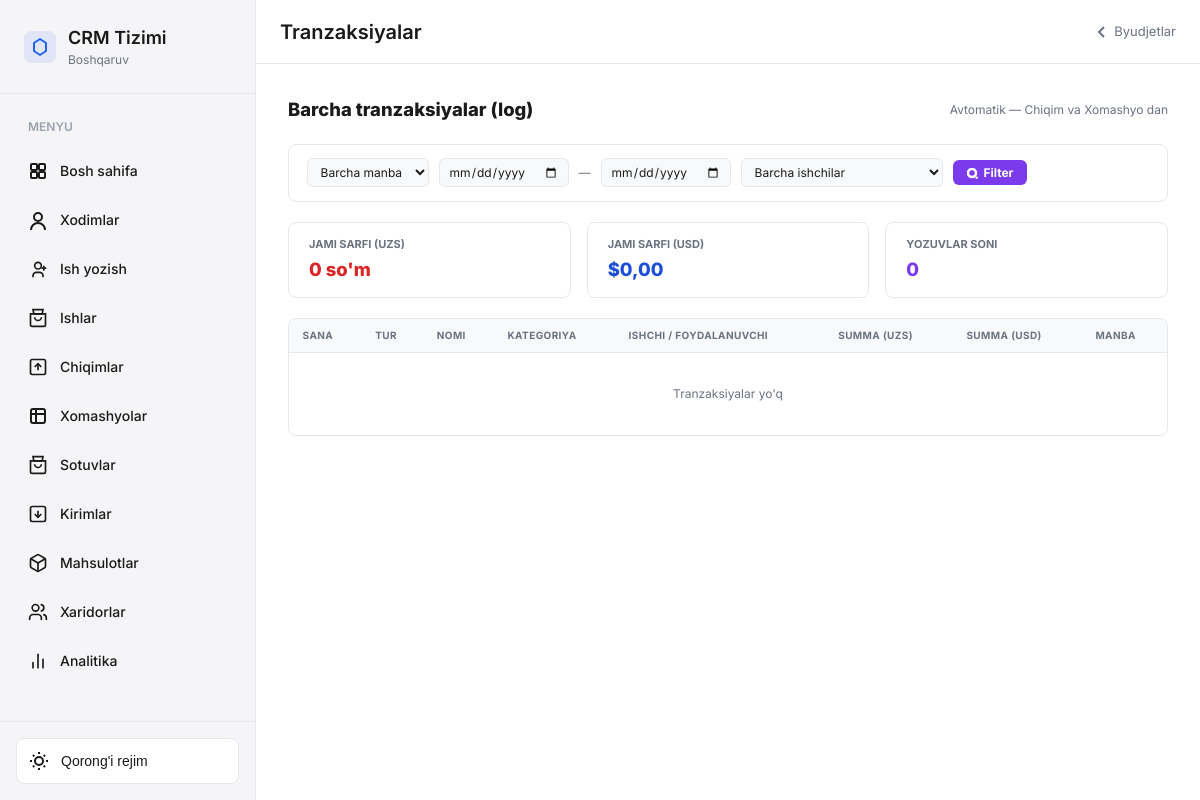
Before: /budget/tranzaksiyalar/ (signed in) with the older database file.
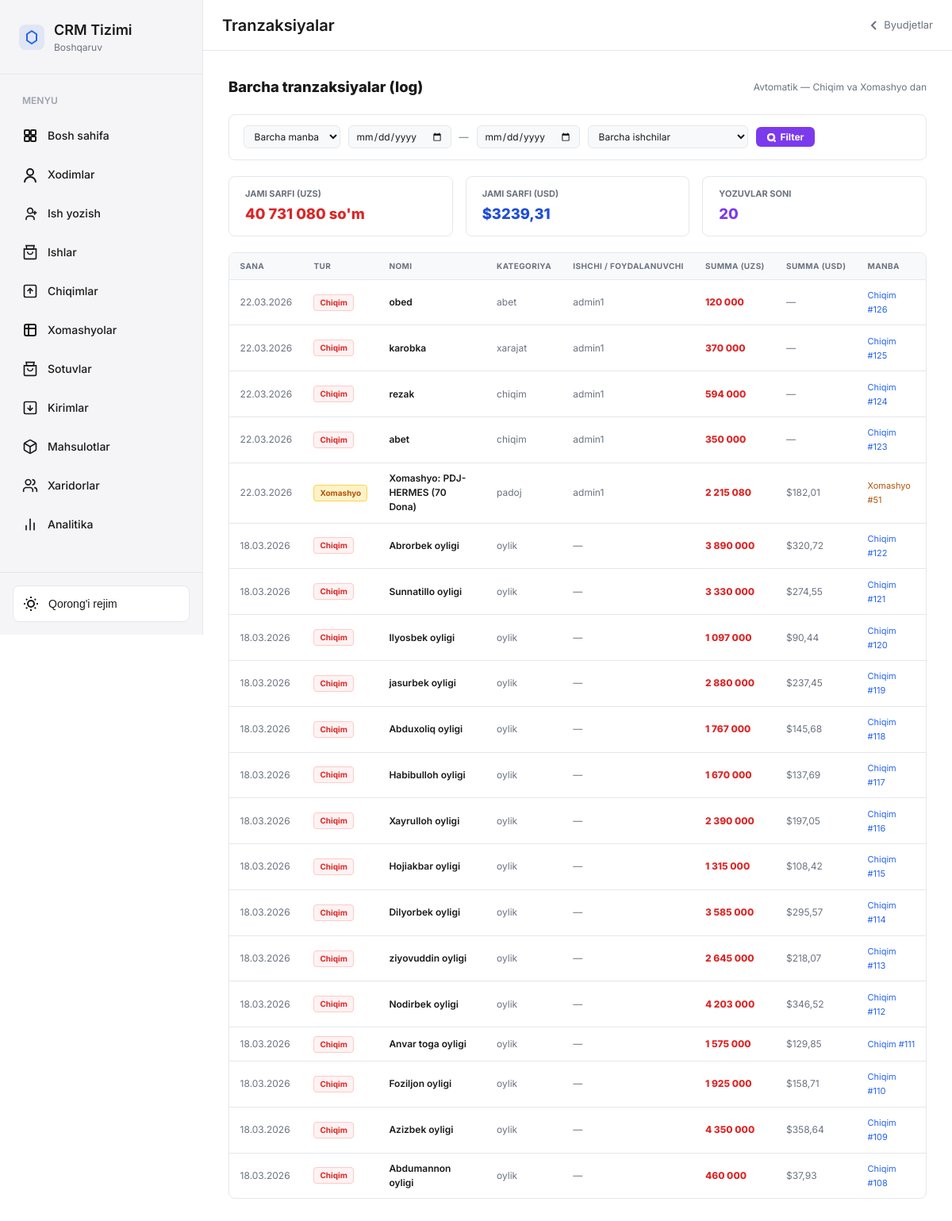
After: the same page with the newer database file.
### budget/models.py (models this page shows, shortened)
class Tranzaksiya(models.Model):
    MANBA = [
        ('chiqim',   'Chiqim'),
        ('xomashyo', 'Xomashyo xaridi'),
    ]
    manba = models.CharField(max_length=20, choices=MANBA, verbose_name="Manba")
    chiqim = models.OneToOneField(
        'crm.Chiqim', on_delete=models.CASCADE,
        null=True, blank=True, related_name='tranzaksiya',
        verbose_name="Chiqim"
    )
    xomashyo_harakat = models.OneToOneField(
        'xomashyo.XomashyoHarakat', on_delete=models.CASCADE,
        null=True, blank=True, related_name='tranzaksiya',
        verbose_name="Xomashyo harakati"
    )
    ishchi = models.ForeignKey(
        'crm.Ishchi', on_delete=models.SET_NULL,
        null=True, blank=True, related_name='tranzaksiyalar',
        verbose_name="Ishchi"
    )
    foydalanuvchi = models.ForeignKey(
        settings.AUTH_USER_MODEL, on_delete=models.SET_NULL,
        null=True, blank=True, verbose_name="Foydalanuvchi"
    )
    summa_uzs = models.DecimalField(max_digits=20, decimal_places=2, default=0)
    summa_usd = models.DecimalField(max_digits=20, decimal_places=4, default=0, null=True, blank=True)
    nomi      = models.CharField(max_length=500, verbose_name="Nomi/Tavsif")
    kategoriya = models.CharField(max_length=200, blank=True, verbose_name="Kategoriya")
    sana       = models.DateField(verbose_name="Sana",default=timezone.now())
    created_at = models.DateTimeField(auto_now_add=True)
    class Meta:
        verbose_name        = "Tranzaksiya"
        verbose_name_plural = "Tranzaksiyalar"
        ordering            = ['-sana', '-created_at']
        indexes = [
            models.Index(fields=['sana']),
            models.Index(fields=['manba']),
            models.Index(fields=['kategoriya']),
        ]

### budget/views.py (the view)
# urls.py: path('tranzaksiyalar/',         views.TranzaksiyaListView.as_view(),  name='tranzaksiyalar'),
class TranzaksiyaListView(LoginRequiredMixin, ListView):
    model = Tranzaksiya
    template_name = 'budget/tranzaksiyalar.html'
    context_object_name = 'tranzaksiyalar'
    paginate_by = 50
    login_url = 'account_login'
    def get_queryset(self):
        qs = Tranzaksiya.objects.select_related(
            'ishchi',
            'chiqim__category',
            'xomashyo_harakat__xomashyo',
            'foydalanuvchi',
        ).order_by('-sana', '-created_at')
        manba = self.request.GET.get('manba', '')
        if manba:
            qs = qs.filter(manba=manba)
        date_from = self.request.GET.get('date_from', '')
        date_to   = self.request.GET.get('date_to', '')
        if date_from:
            qs = qs.filter(sana__gte=date_from)
        if date_to:
            qs = qs.filter(sana__lte=date_to)
        ishchi_id = self.request.GET.get('ishchi', '')
        if ishchi_id and ishchi_id.isdigit():
            qs = qs.filter(ishchi_id=int(ishchi_id))
        return qs
    def get_context_data(self, **kwargs):
        ctx = super().get_context_data(**kwargs)
        filtered_qs = self.get_queryset()
        agg = filtered_qs.aggregate(
            jami_uzs=Sum('summa_uzs', default=Decimal('0')),
            jami_usd=Sum('summa_usd', default=Decimal('0')),
        )
        ctx['jami_uzs']     = agg['jami_uzs'] or 0
        ctx['jami_usd']     = agg['jami_usd'] or 0
        ctx['manba_filter'] = self.request.GET.get('manba', '')
        ctx['date_from']    = self.request.GET.get('date_from', '')
        ctx['date_to']      = self.request.GET.get('date_to', '')
        ctx['ishchi_filter']= self.request.GET.get('ishchi', '')
        ctx['ishchilar']    = crm.Ishchi.objects.filter(is_active=True).order_by('ism')
        return ctx

### templates/budget/tranzaksiyalar.html (shortened to what the changed rows need)
{% extends 'base.html' %}
{% load humanize %}
{% block content %}
<div class="main-content">
    <main class="content"><div class="page">
        <div style="display:flex;align-items:center;justify-content:space-between;margin-bottom:1.25rem;flex-wrap:wrap;gap:8px;">
            <h2 style="font-size:1.15rem;font-weight:800;margin:0;">Barcha tranzaksiyalar (log)</h2>
        </div>
        <div class="summary-strip">
            <div class="sum-box">
                <div class="sum-label">Jami sarfi (UZS)</div>
                <div class="sum-value" style="color:#dc2626;">{{ jami_uzs|floatformat:0|intcomma }} so'm</div>
            </div>
            <div class="sum-box">
                <div class="sum-label">Jami sarfi (USD)</div>
                <div class="sum-value" style="color:#1d4ed8;">${{ jami_usd|floatformat:2 }}</div>
            </div>
            <div class="sum-box">
                <div class="sum-label">Yozuvlar soni</div>
                <div class="sum-value" style="color:#7c3aed;">{{ paginator.count }}</div>
            </div>
        </div>
        <div style="background:var(--bg-card);border:1px solid var(--border-color);border-radius:var(--radius);overflow:hidden;">
            <div style="overflow-x:auto;">
                <table class="bd-table">
                    <thead><tr>
                        <th>Sana</th>
                        <th>Tur</th>
                        <th>Nomi</th>
                        <th>Kategoriya</th>
                        <th>Ishchi / Foydalanuvchi</th>
                        <th>Summa (UZS)</th>
                        <th>Summa (USD)</th>
                        <th>Manba</th>
                    </tr></thead>
                    <tbody>
                    {% for t in tranzaksiyalar %}
                    <tr>
                        <td style="color:var(--text-secondary);white-space:nowrap;">{{ t.sana|date:"d.m.Y" }}</td>
                        <td>
                            {% if t.manba == 'chiqim' %}<span class="tag tag-c">Chiqim</span>
                            {% else %}<span class="tag tag-x">Xomashyo</span>{% endif %}
                        </td>
                        <td style="font-weight:600;max-width:220px;">{{ t.nomi|truncatechars:40 }}</td>
                        <td style="color:var(--text-secondary);">{{ t.kategoriya|default:"—" }}</td>
                        <td style="color:var(--text-secondary);">
                            {% if t.ishchi %}
                                <span style="font-weight:600;color:var(--text-primary);">{{ t.ishchi.ism }} {{ t.ishchi.familiya }}</span>
                            {% elif t.foydalanuvchi %}
                                {{ t.foydalanuvchi.get_full_name|default:t.foydalanuvchi.username }}
                            {% else %}—{% endif %}
                        </td>
                        <td style="font-weight:800;color:#dc2626;white-space:nowrap;">{{ t.summa_uzs|floatformat:0|intcomma }}</td>
                        <td style="color:#6b7280;">
                            {% if t.summa_usd %}${{ t.summa_usd|floatformat:2 }}{% else %}—{% endif %}
                        </td>
                        <td>
                            {% if t.chiqim %}
                                <a href="#" style="font-size:11px;color:var(--color-primary);text-decoration:none;">Chiqim #{{ t.chiqim_id }}</a>
                            {% elif t.xomashyo_harakat %}
                                <a href="#" style="font-size:11px;color:#b45309;text-decoration:none;">Xomashyo #{{ t.xomashyo_harakat_id }}</a>
                            {% endif %}
                        </td>
                    </tr>
                    {% empty %}
                    <tr><td colspan="8" style="text-align:center;padding:2rem;color:var(--text-secondary);">Tranzaksiyalar yo'q</td></tr>
                    {% endfor %}
                    </tbody>
                </table>
            </div>
        </div>
    </div></main>
</div>
{% endblock %}

Changed rows visible on the page:
added Tranzaksiya: sana "22.03.2026", manba "Chiqim", nomi "obed", kategoriya "abet", foydalanuvchi.get_full_name "admin1", summa_uzs "120 000", chiqim_id "126"
added Tranzaksiya: sana "22.03.2026", manba "Chiqim", nomi "karobka", kategoriya "xarajat", foydalanuvchi.get_full_name "admin1", summa_uzs "370 000", chiqim_id "125"
added Tranzaksiya: sana "22.03.2026", manba "Chiqim", nomi "rezak", kategoriya "chiqim", foydalanuvchi.get_full_name "admin1", summa_uzs "594 000", chiqim_id "124"
added Tranzaksiya: sana "22.03.2026", manba "Chiqim", nomi "abet", kategoriya "chiqim", foydalanuvchi.get_full_name "admin1", summa_uzs "350 000", chiqim_id "123"
added Tranzaksiya: sana "22.03.2026", manba "Xomashyo", nomi "Xomashyo: PDJ-HERMES (70 Dona)", kategoriya "padoj", foydalanuvchi.get_full_name "admin1", summa_uzs "2 215 080", summa_usd "182,01", xomashyo_harakat_id "51"
added Tranzaksiya: sana "18.03.2026", manba "Chiqim", nomi "Abrorbek oyligi", kategoriya "oylik", summa_uzs "3 890 000", summa_usd "320,72", chiqim_id "122"
added Tranzaksiya: sana "18.03.2026", manba "Chiqim", nomi "Sunnatillo oyligi", kategoriya "oylik", summa_uzs "3 330 000", summa_usd "274,55", chiqim_id "121"
added Tranzaksiya: sana "18.03.2026", manba "Chiqim", nomi "Ilyosbek oyligi", kategoriya "oylik", summa_uzs "1 097 000", summa_usd "90,44", chiqim_id "120"
added Tranzaksiya: sana "18.03.2026", manba "Chiqim", nomi "jasurbek oyligi", kategoriya "oylik", summa_uzs "2 880 000", summa_usd "237,45", chiqim_id "119"
added Tranzaksiya: sana "18.03.2026", manba "Chiqim", nomi "Abduxoliq oyligi", kategoriya "oylik", summa_uzs "1 767 000", summa_usd "145,68", chiqim_id "118"
added Tranzaksiya: sana "18.03.2026", manba "Chiqim", nomi "Habibulloh oyligi", kategoriya "oylik", summa_uzs "1 670 000", summa_usd "137,69", chiqim_id "117"
added Tranzaksiya: sana "18.03.2026", manba "Chiqim", nomi "Xayrulloh oyligi", kategoriya "oylik", summa_uzs "2 390 000", summa_usd "197,05", chiqim_id "116"
added Tranzaksiya: sana "18.03.2026", manba "Chiqim", nomi "Hojiakbar oyligi", kategoriya "oylik", summa_uzs "1 315 000", summa_usd "108,42", chiqim_id "115"
added Tranzaksiya: sana "18.03.2026", manba "Chiqim", nomi "Dilyorbek oyligi", kategoriya "oylik", summa_uzs "3 585 000", summa_usd "295,57", chiqim_id "114"
added Tranzaksiya: sana "18.03.2026", manba "Chiqim", nomi "ziyovuddin oyligi", kategoriya "oylik", summa_uzs "2 645 000", summa_usd "218,07", chiqim_id "113"
added Tranzaksiya: sana "18.03.2026", manba "Chiqim", nomi "Nodirbek oyligi", kategoriya "oylik", summa_uzs "4 203 000", summa_usd "346,52", chiqim_id "112"
added Tranzaksiya: sana "18.03.2026", manba "Chiqim", nomi "Anvar toga oyligi", kategoriya "oylik", summa_uzs "1 575 000", summa_usd "129,85", chiqim_id "111"
added Tranzaksiya: sana "18.03.2026", manba "Chiqim", nomi "Foziljon oyligi", kategoriya "oylik", summa_uzs "1 925 000", summa_usd "158,71", chiqim_id "110"
added Tranzaksiya: sana "18.03.2026", manba "Chiqim", nomi "Azizbek oyligi", kategoriya "oylik", summa_uzs "4 350 000", summa_usd "358,64", chiqim_id "109"
added Tranzaksiya: sana "18.03.2026", manba "Chiqim", nomi "Abdumannon oyligi", kategoriya "oylik", summa_uzs "460 000", summa_usd "37,93", chiqim_id "108"
Other visible differences:
{{ jami_uzs|floatformat:0|intcomma }}: "0" → "40 731 080"
{{ jami_usd|floatformat:2 }}: "0,00" → "3239,31"
{{ paginator.count }}: "0" → "20"
text no longer shown: "Tranzaksiyalar yo'q"
